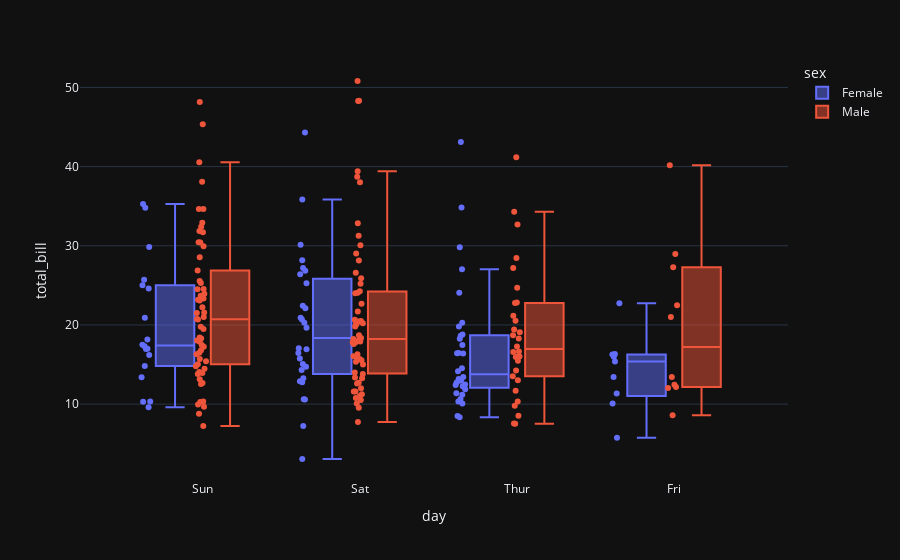

This figure's notebook cell:
### Code cell
fig = px.box(tips,
             x = 'day',
             y = 'total_bill',
             points='all',
             color='sex',
             template= 'plotly_dark')
fig.show()

### Figure 1 — Plotly figure (JSON) as saved in the notebook; plotly's stock layout.template omitted (floating-point values rounded to 4 significant figures; data arrays with more than 128 entries replaced by an {"elided": "..."} marker saying what was removed)
{"data": [{"alignmentgroup": "True", "boxpoints": "all", "hovertemplate": "sex=Female<br>day=%{x}<br>total_bill=%{y}<extra></extra>", "legendgroup": "Female", "marker": {"color": "#636efa"}, "name": "Female", "notched": false, "offsetgroup": "Female", "orientation": "v", "showlegend": true, "type": "box", "x": ["Sun", "Sun", "Sun", "Sun", "Sun", "Sun", "Sat", "Sat", "Sat", "Sat", "Sat", "Sat", "Sun", "Sun", "Sat", "Sat", "Sat", "Sat", "Sat", "Sat", "Sat", "Thur", "Thur", "Fri", "Fri", "Fri", "Fri", "Fri", "Sat", "Sat", "Sat", "Sat", "Sat", "Sun", "Sun", "Thur", "Thur", "Thur", "Thur", "Thur", "Thur", "Thur", "Thur", "Thur", "Thur", "Thur", "Thur", "Thur", "Thur", "Thur", "Thur", "Thur", "Thur", "Thur", "Thur", "Thur", "Thur", "Sun", "Sun", "Sun", "Sun", "Sun", "Sat", "Sat", "Sun", "Sun", "Sun", "Thur", "Thur", "Thur", "Thur", "Thur", "Thur", "Thur", "Sat", "Sat", "Sat", "Sat", "Sat", "Fri", "Fri", "Fri", "Fri", "Sat", "Sat", "Sat", "Thur"], "x0": " ", "xaxis": "x", "y": [16.99, 24.59, 35.26, 14.83, 10.33, 16.97, 20.29, 15.77, 19.65, 15.06, 20.69, 16.93, 10.29, 34.81, 26.41, 16.45, 3.07, 17.07, 26.86, 25.28, 14.73, 10.07, 34.83, 5.75, 16.32, 22.75, 11.35, 15.38, 44.3, 22.42, 20.92, 14.31, 7.25, 25.71, 17.31, 10.65, 12.43, 24.08, 13.42, 12.48, 29.8, 14.52, 11.38, 20.27, 11.17, 12.26, 18.26, 8.51, 10.33, 14.15, 13.16, 17.47, 27.05, 16.43, 8.35, 18.64, 11.87, 29.85, 25, 13.39, 16.21, 17.51, 10.59, 10.63, 9.6, 20.9, 18.15, 19.81, 43.11, 13, 12.74, 13, 16.4, 16.47, 12.76, 13.27, 28.17, 12.9, 30.14, 13.42, 15.98, 16.27, 10.09, 22.12, 35.83, 27.18, 18.78], "y0": " ", "yaxis": "y"}, {"alignmentgroup": "True", "boxpoints": "all", "hovertemplate": "sex=Male<br>day=%{x}<br>total_bill=%{y}<extra></extra>", "legendgroup": "Male", "marker": {"color": "#EF553B"}, "name": "Male", "notched": false, "offsetgroup": "Male", "orientation": "v", "showlegend": true, "type": "box", "x": {"elided": "157 str values"}, "x0": " ", "xaxis": "x", "y": {"elided": "157 float values"}, "y0": " ", "yaxis": "y"}], "layout": {"boxmode": "group", "legend": {"title": {"text": "sex"}, "tracegroupgap": 0}, "margin": {"t": 60}, "xaxis": {"anchor": "y", "domain": [0, 1], "title": {"text": "day"}}, "yaxis": {"anchor": "x", "domain": [0, 1], "title": {"text": "total_bill"}}}}
